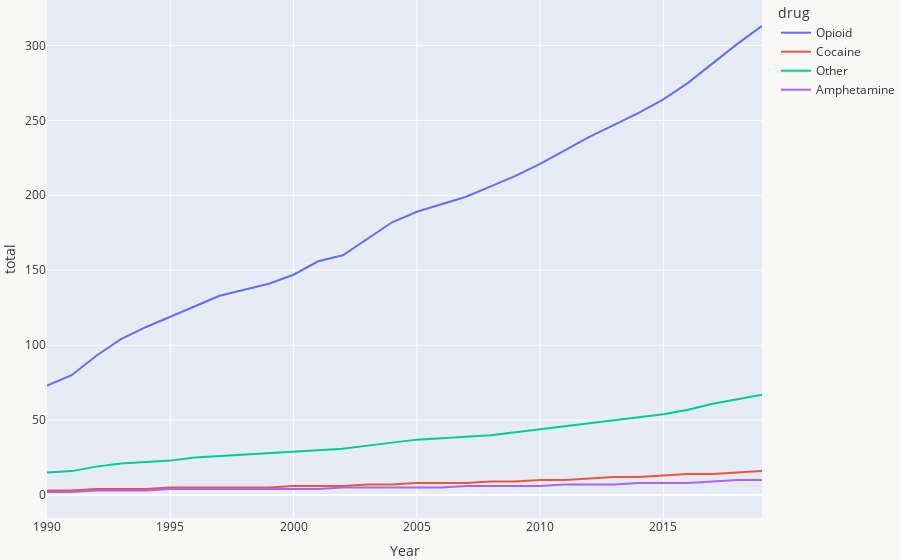

The notebook cell this image was saved under:
### Code cell
fig2

### Figure 1 — Plotly figure (JSON) as saved in the notebook; plotly's stock layout.template omitted (floating-point values rounded to 4 significant figures)
{"data": [{"hovertemplate": "drug=Opioid<br>Year=%{x}<br>total=%{y}<extra></extra>", "legendgroup": "Opioid", "line": {"color": "#636efa", "dash": "solid"}, "marker": {"symbol": "circle"}, "mode": "lines", "name": "Opioid", "orientation": "v", "showlegend": true, "type": "scatter", "x": [1990, 1991, 1992, 1993, 1994, 1995, 1996, 1997, 1998, 1999, 2000, 2001, 2002, 2003, 2004, 2005, 2006, 2007, 2008, 2009, 2010, 2011, 2012, 2013, 2014, 2015, 2016, 2017, 2018, 2019], "xaxis": "x", "y": [73, 80, 93, 104, 112, 119, 126, 133, 137, 141, 147, 156, 160, 171, 182, 189, 194, 199, 206, 213, 221, 230, 239, 247, 255, 264, 275, 288, 301, 313], "yaxis": "y"}, {"hovertemplate": "drug=Cocaine<br>Year=%{x}<br>total=%{y}<extra></extra>", "legendgroup": "Cocaine", "line": {"color": "#EF553B", "dash": "solid"}, "marker": {"symbol": "circle"}, "mode": "lines", "name": "Cocaine", "orientation": "v", "showlegend": true, "type": "scatter", "x": [1990, 1991, 1992, 1993, 1994, 1995, 1996, 1997, 1998, 1999, 2000, 2001, 2002, 2003, 2004, 2005, 2006, 2007, 2008, 2009, 2010, 2011, 2012, 2013, 2014, 2015, 2016, 2017, 2018, 2019], "xaxis": "x", "y": [3, 3, 4, 4, 4, 5, 5, 5, 5, 5, 6, 6, 6, 7, 7, 8, 8, 8, 9, 9, 10, 10, 11, 12, 12, 13, 14, 14, 15, 16], "yaxis": "y"}, {"hovertemplate": "drug=Other<br>Year=%{x}<br>total=%{y}<extra></extra>", "legendgroup": "Other", "line": {"color": "#00cc96", "dash": "solid"}, "marker": {"symbol": "circle"}, "mode": "lines", "name": "Other", "orientation": "v", "showlegend": true, "type": "scatter", "x": [1990, 1991, 1992, 1993, 1994, 1995, 1996, 1997, 1998, 1999, 2000, 2001, 2002, 2003, 2004, 2005, 2006, 2007, 2008, 2009, 2010, 2011, 2012, 2013, 2014, 2015, 2016, 2017, 2018, 2019], "xaxis": "x", "y": [15, 16, 19, 21, 22, 23, 25, 26, 27, 28, 29, 30, 31, 33, 35, 37, 38, 39, 40, 42, 44, 46, 48, 50, 52, 54, 57, 61, 64, 67], "yaxis": "y"}, {"hovertemplate": "drug=Amphetamine<br>Year=%{x}<br>total=%{y}<extra></extra>", "legendgroup": "Amphetamine", "line": {"color": "#ab63fa", "dash": "solid"}, "marker": {"symbol": "circle"}, "mode": "lines", "name": "Amphetamine", "orientation": "v", "showlegend": true, "type": "scatter", "x": [1990, 1991, 1992, 1993, 1994, 1995, 1996, 1997, 1998, 1999, 2000, 2001, 2002, 2003, 2004, 2005, 2006, 2007, 2008, 2009, 2010, 2011, 2012, 2013, 2014, 2015, 2016, 2017, 2018, 2019], "xaxis": "x", "y": [2, 2, 3, 3, 3, 4, 4, 4, 4, 4, 4, 4, 5, 5, 5, 5, 5, 6, 6, 6, 6, 7, 7, 7, 8, 8, 8, 9, 10, 10], "yaxis": "y"}], "layout": {"font": {"color": "#363535"}, "legend": {"title": {"text": "drug"}, "tracegroupgap": 0}, "margin": {"b": 0, "l": 0, "r": 0, "t": 0}, "paper_bgcolor": "#F9F9F8", "xaxis": {"anchor": "y", "domain": [0, 1], "title": {"text": "Year"}}, "yaxis": {"anchor": "x", "domain": [0, 1], "title": {"text": "total"}}}}
